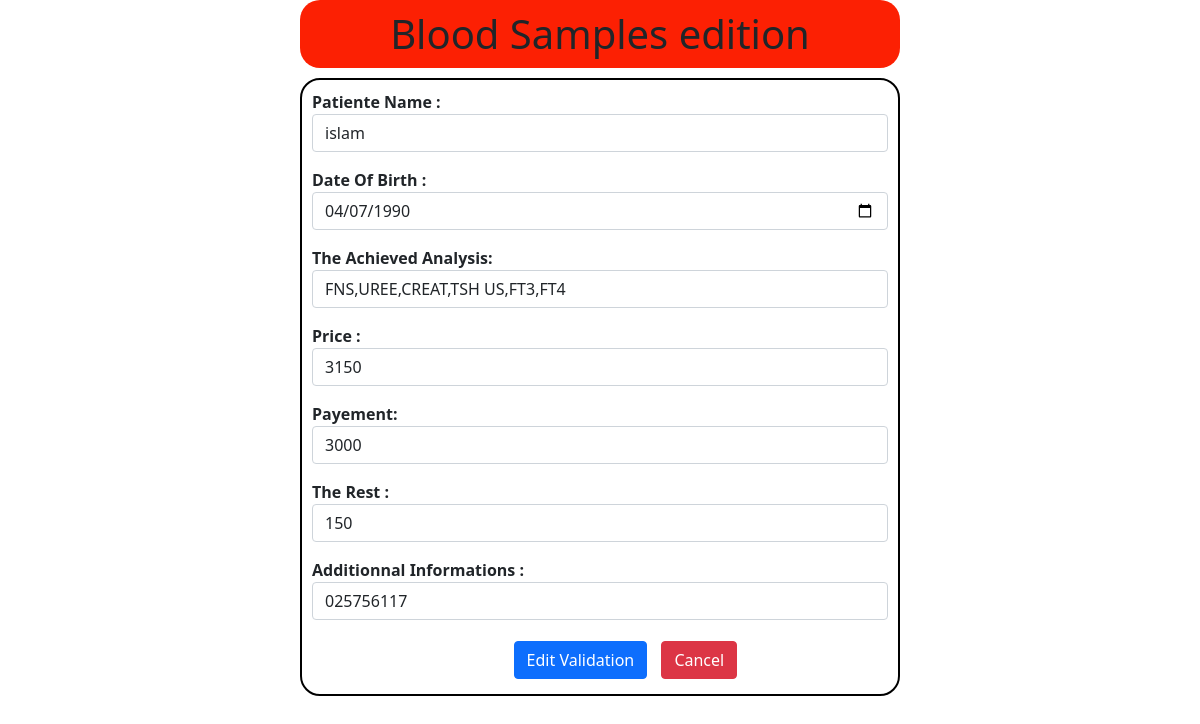
Page /lab/editprev/27 (signed in) on the committed database.
### labo/models.py (models this page shows)
class Labo(models.Model):
	dt = models.DateField(auto_now_add = True)
	p_name = models.CharField(max_length = 200)
	dob = models.DateField()
	params = models.TextField(max_length=500)
	lab_price = models.IntegerField(default = 0)
	price = models.IntegerField(default = 0)
	pay = models.IntegerField(default = 0)
	rest = models.IntegerField(default=0)
	info = models.TextField(max_length=200, blank = True)

### labo/views.py (the view)
# urls.py: path('editprev/<int:pk>', editPrev, name="editprev" ),
@login_required(login_url='login')
def editPrev(request, pk):
	get_row = Labo.objects.get(id = pk)
	form = LaboForm(instance= get_row )
	if request.method == "POST":
		form  = LaboForm(request.POST, instance=get_row)
		if form.is_valid():
			form.save()
			return redirect('/lab/vislab/')
	context = {
		'form' : form
	}
	return render(request, 'editverlab.html', context)

### labo/templates/editverlab.html (shortened to what this page needs)
<!DOCTYPE html>
<html>
<head>
	<link href="https://cdn.jsdelivr.net/npm/bootstrap@5.0.0/dist/css/bootstrap.min.css" rel="stylesheet">
</head>
<body>
	<h1> Blood Samples edition </h1>
	<div id="formdiv">
		<form method="POST" action="">{% csrf_token %}
		{{form.as_p}}
		<input type="submit" name="edit" value="Edit Validation" id="editbtn" class="btn btn-primary">
		<button class="btn btn-danger" id="cancelbtn"><a href="{% url 'vislab'%}">Cancel</a></button>
	</form>
	</div>
</body>
</html>

### labo/templates/editverlab.html (style rules this page uses)
h1 { text-align: center; margin: auto; padding: 10px; background-color: #fc2003; border-radius: 20px; width: 50%; margin-bottom: 10px; }
#formdiv { width: 50%; margin: auto; border: solid black 2px; border-radius: 20px; padding: 10px; }
label { font-weight: bold }
#editbtn { margin-left: 35%; }
a { text-decoration: none; color: white; }
.btn { margin: 5px }

### rows in the picture
Labo: p_name "islam", dob "04/07/1990", params "FNS,UREE,CREAT,TSH US,FT3,FT4", price "3150", pay "3000", rest "150", info "025756117"
